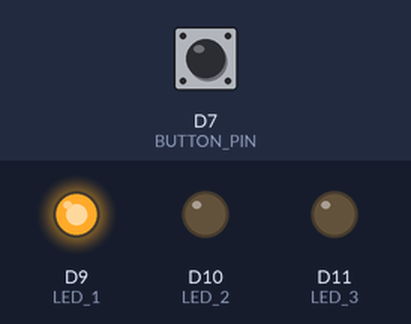
Simulated run of this program. Board: Arduino Uno R4 Minima. On the bench: output pins drawn as LEDs (lit = HIGH). The test bench sets the inputs (shaded band); at power-on: D7 (BUTTON_PIN) HIGH. What the program prints to the serial monitor is not drawn.

Above: at 0.05 s.
At 1.05 s:
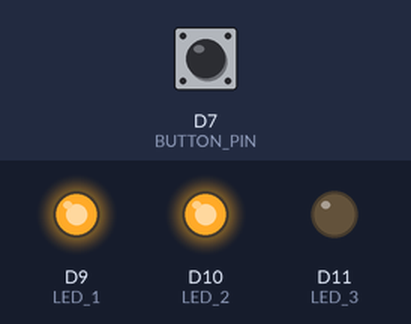
At 2.1 s:
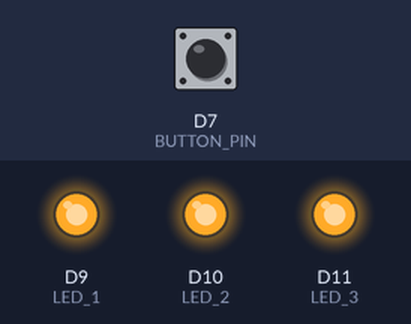
At 3.15 s:
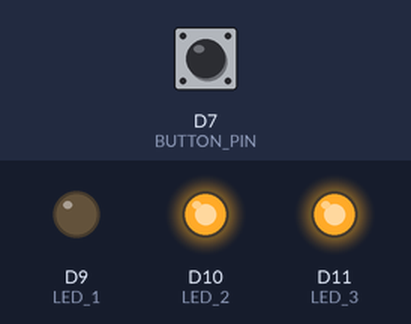
At 4.2 s:
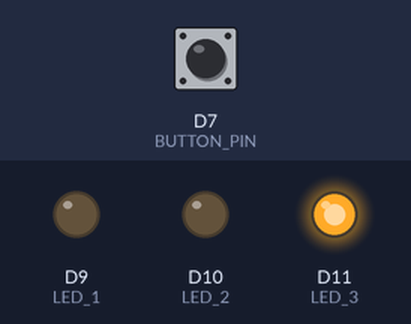
At 8.35 s:
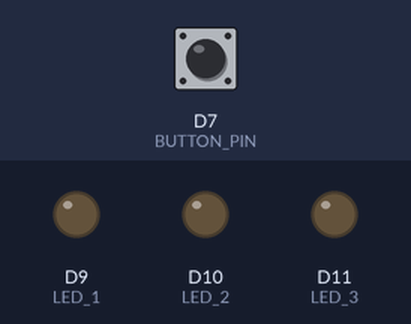
Timing chart, 0 to 10.9 s (numbered marks = the images above):
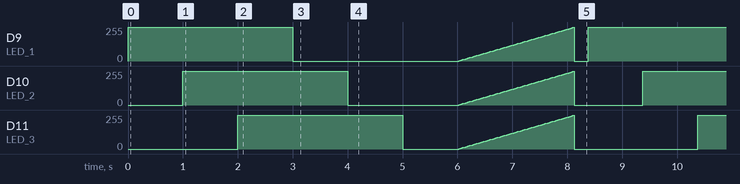

The program:

main.cpp
```cpp
#include "Arduino.h"

/*
! For Bright/Fade, make sure LED's are plugged into PWM pins
*/

class LED
{
  public:
    LED(int ledPin);
    void On();
    void Off();
    void Bright(int brightness);

  private:
    int ledPin;
    int brightness = 255;
};

LED::LED(int pin) : ledPin(pin) {}

void LED::On() { analogWrite(ledPin, 255); }

void LED::Off() { analogWrite(ledPin, 0); }

void LED::Bright(int brightness) {
  // Brightness = 0 - 255
  analogWrite(ledPin, brightness);
}

void pattern1();
void pattern2();

// define LED pins
#define LED_1 9
#define LED_2 10
#define LED_3 11

// define Button
#define BUTTON_PIN 7
// Handle button with debounce
#define DEBOUNCE_TIME 50 // Debounce time, increase if output flickers
int last_steady_state = LOW;        // the previous steady state from the input pin
int last_flickerable_state = LOW;   // the previous flickerable state from the input pin
int current_state;                  // the current reading from the input pin
unsigned long last_debounce_time = 0; // the last time the output pin was toggled


// Create LED Objects
LED red(LED_1);
LED yellow(LED_2);
LED green(LED_3);

void setup()
{
  // initialize serial communication at 9600 bps
  Serial.begin(9600);
  // initialize LED digital pins as an output.
  pinMode(LED_1, OUTPUT);
  pinMode(LED_2, OUTPUT);
  pinMode(LED_3, OUTPUT);
  // initialize the pushbutton pin as a pull-up input
  pinMode(BUTTON_PIN, INPUT_PULLUP);
}

void loop()
{
   // read the state of the switch/button:
  current_state = digitalRead(BUTTON_PIN);

  // If the switch/button changed, due to noise or pressing:
  if (current_state != last_flickerable_state)
  {
    // reset the debouncing timer
    last_debounce_time = millis();
    // save the the last flickerable state
    last_flickerable_state = current_state;
  }

  if ((millis() - last_debounce_time) > DEBOUNCE_TIME)
  {
    // if the button state has changed:
    if (last_steady_state == HIGH && current_state == LOW)
    {
      Serial.println("The button is pressed");
    }
    else if (last_steady_state == LOW && current_state == HIGH)
      Serial.println("The button is released");
    // save the the last steady state
    last_steady_state = current_state;
  }
  pattern1();
  pattern2();
}

void pattern1()
{
// Turn them on
  red.On();
  delay(1000);
  yellow.On();
  delay(1000);
  green.On();
  delay(1000);
  // Turn them off
  red.Off();
  delay(1000);
  yellow.Off();
  delay(1000);
  green.Off();
  delay(1000);
}

void pattern2()
{
  int i = 0;
  while (i < 1)
  {
    for (int j = 0; j < 255; j += 3)
    {
      red.Bright(j);
      yellow.Bright(j);
      green.Bright(j);
      delay(25);
    }
    ++i;
  }
  red.Off();
  yellow.Off();
  green.Off();
  delay(250);
}
```

Measured:
- by itself, D9 (LED_1), D11 (LED_3): moves between 0/255 and 255/255, repeating every 8.4 s
- by itself, D10 (LED_2): ramps from 0/255 to 255/255 and jumps back, once every 4.2 s
